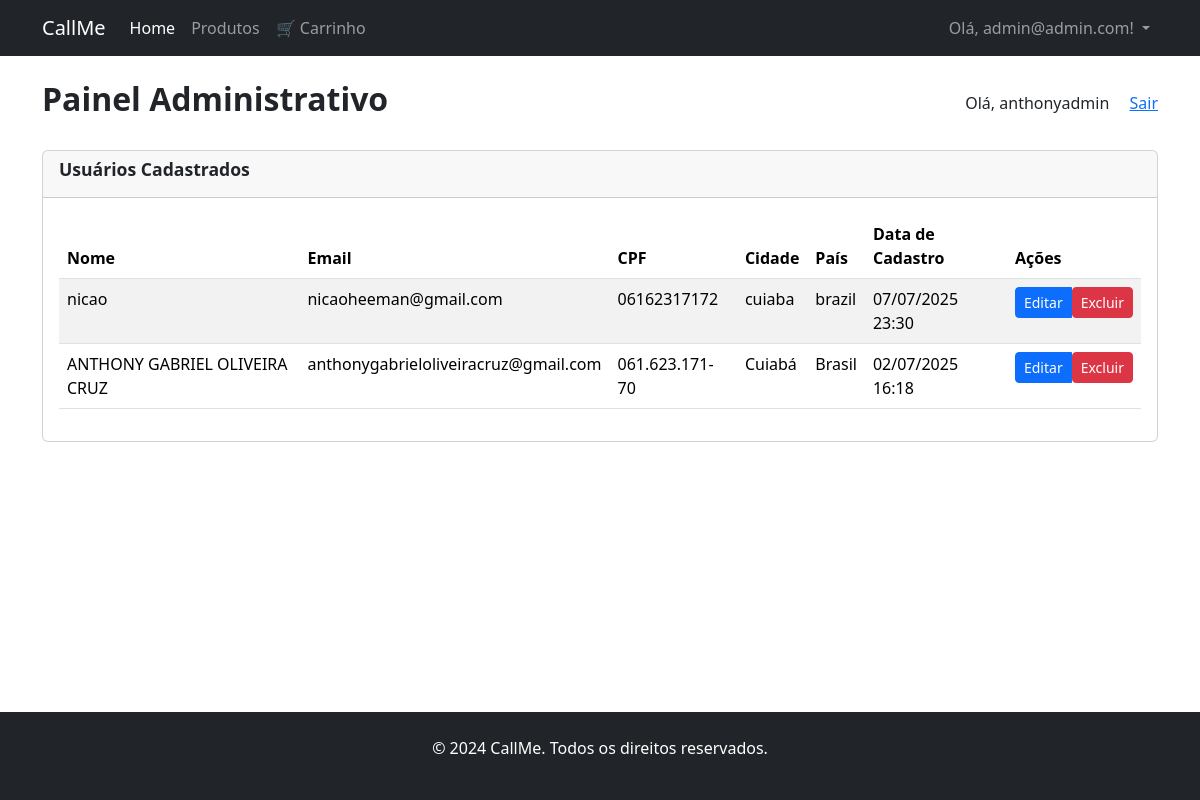
The app's page /painel/ (signed in) with its own data.
### myapp/models.py (models this page shows, shortened)
class Administrador(models.Model):
    user = models.OneToOneField(User, on_delete=models.CASCADE)
    nome_completo = models.CharField(max_length=255)
    data_criacao = models.DateTimeField(auto_now_add=True)
    is_active = models.BooleanField(default=True)

class Usuario(models.Model):
    nome = models.CharField(max_length=100)
    email = models.EmailField(unique=True)
    cpf = models.CharField(max_length=14, unique=True)
    idade = models.IntegerField()
    cidade = models.CharField(max_length=100)
    pais = models.CharField(max_length=100)
    data_cadastro = models.DateTimeField(auto_now_add=True)

### myapp/views.py (the view)
# urls.py: path('painel/', views.admin_dashboard, name='admin_dashboard'),
@login_required
def admin_dashboard(request):
    if not hasattr(request.user, 'administrador'):
        messages.error(request, 'Acesso negado. Você precisa ser um administrador.')
        return redirect('home')
    usuarios = Usuario.objects.all().order_by('-data_cadastro')
    admin = request.user.administrador
    return render(request, 'admin/dashboard.html', {'usuarios': usuarios, 'admin': admin})

### templates/admin/dashboard.html (shortened to what this page needs)
{% extends 'base.html' %}
{% block content %}
<div class="container mt-4">
    <div class="d-flex justify-content-between align-items-center mb-4">
        <h2>Painel Administrativo</h2>
        <div>
            <span class="me-3">Olá, {{ admin.nome_completo }}</span>
            <a href="{% url 'painel_logout' %}">Sair</a>
        </div>
    </div>
    <div class="card">
        <div class="card-header">
            <h3 class="card-title">Usuários Cadastrados</h3>
        </div>
        <div class="card-body">
            <div class="table-responsive">
                <table class="table table-striped">
                    <thead>
                        <tr>
                            <th>Nome</th>
                            <th>Email</th>
                            <th>CPF</th>
                            <th>Cidade</th>
                            <th>País</th>
                            <th>Data de Cadastro</th>
                            <th>Ações</th>
                        </tr>
                    </thead>
                    <tbody>
                        {% for usuario in usuarios %}
                            <tr>
                                <td>{{ usuario.nome }}</td>
                                <td>{{ usuario.email }}</td>
                                <td>{{ usuario.cpf }}</td>
                                <td>{{ usuario.cidade }}</td>
                                <td>{{ usuario.pais }}</td>
                                <td>{{ usuario.data_cadastro|date:"d/m/Y H:i" }}</td>
                                <td>
                                    <div class="btn-group" role="group">
                                        <a href="{% url 'usuario_editar' usuario.pk %}" class="btn btn-sm btn-primary">Editar</a>
                                        <form method="post" action="{% url 'usuario_deletar' usuario.pk %}" class="d-inline" onsubmit="return confirm('Tem certeza que deseja excluir este usuário?');">
                                            <button type="submit" class="btn btn-sm btn-danger">Excluir</button>
                                        </form>
                                    </div>
                                </td>
                            </tr>
                        {% empty %}
                            <tr>
                                <td colspan="7" class="text-center">Nenhum usuário cadastrado.</td>
                            </tr>
                        {% endfor %}
                    </tbody>
                </table>
            </div>
        </div>
    </div>
</div>
{% endblock %}

### templates/base.html (shortened to what this page needs)
<!DOCTYPE html>
{% load static %}
<html lang="pt-br">
<head>
    <link href="https://cdn.jsdelivr.net/npm/bootstrap@5.3.3/dist/css/bootstrap.min.css" rel="stylesheet">
    <link rel="stylesheet" href="{% static 'myapp/css/estilo.css' %}">
</head>
<body class="d-flex flex-column min-vh-100">
    <nav class="navbar navbar-expand-lg navbar-dark bg-dark">
        <div class="container">
            <a class="navbar-brand" href="{% url 'home' %}">CallMe</a>
            <div class="collapse navbar-collapse" id="navbarNav">
                <ul class="navbar-nav me-auto mb-2 mb-lg-0">
                    <li class="nav-item"><a class="nav-link active" aria-current="page" href="{% url 'home' %}">Home</a></li>
                    <li class="nav-item"><a class="nav-link" href="#">Produtos</a></li>
                    <li class="nav-item"><a class="nav-link" href="{% url 'carrinho' %}">🛒 Carrinho</a></li>
                </ul>
                <ul class="navbar-nav">
                    {% if user.is_authenticated %}
                        <li class="nav-item dropdown">
                            <a class="nav-link dropdown-toggle" href="#" role="button" data-bs-toggle="dropdown" aria-expanded="false">
                                Olá, {{ user.username }}!
                            </a>
                        </li>
                    {% else %}
                        <li class="nav-item"><a class="nav-link" href="{% url 'login_usuario' %}">Login</a></li>
                        <li class="nav-item"><a class="nav-link" href="{% url 'registro_usuario' %}">Registrar-se</a></li>
                    {% endif %}
                </ul>
            </div>
        </div>
    </nav>
    <main class="flex-grow-1">
        {% block content %}{% endblock %}
    </main>
    <footer class="bg-dark text-white py-4 mt-auto">
        <div class="container text-center"><p>© 2024 CallMe. Todos os direitos reservados.</p></div>
    </footer>
</body>
</html>

### static/myapp/css/estilo.css (style rules this page uses)
h1, h2, h3, h5 { font-weight: bold; }
.card-title { font-size: 1.1rem; }

### records on screen
Administrador: nome_completo "anthonyadmin"
Usuario: nome "nicao", email "nicaoheeman@gmail.com", cpf "06162317172", cidade "cuiaba", pais "brazil", data_cadastro "07/07/2025 23:30"
Usuario: nome "ANTHONY GABRIEL OLIVEIRA CRUZ", email "anthonygabrieloliveiracruz@gmail.com", cpf "061.623.171-70", cidade "Cuiabá", pais "Brasil", data_cadastro "02/07/2025 16:18"

### other values on screen
{{ user.username }} "admin@admin.com"
